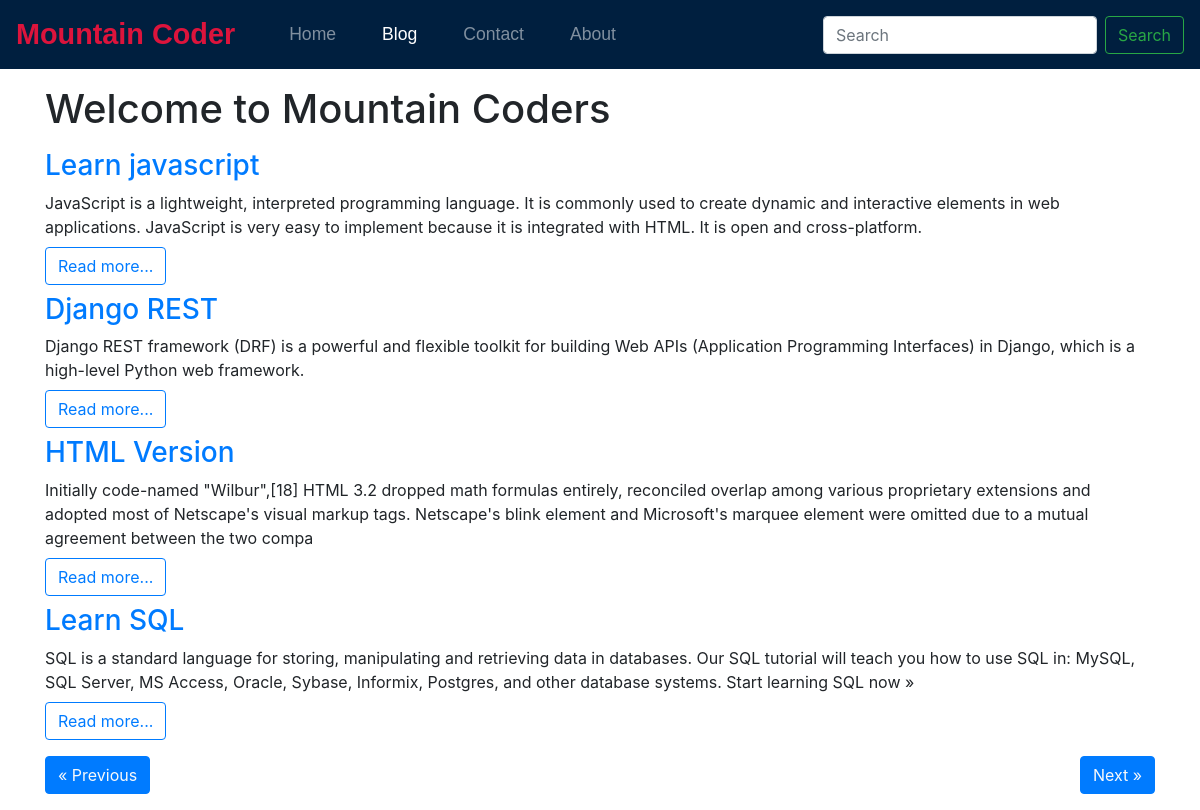
Screenshot of /blog/ with the database file from the repository.
### home/models.py (models this page shows)
class Blog(models.Model):
    sno=models.AutoField(primary_key=True)
    title=models.CharField(max_length=20)
    content = HTMLField()
    short_desc = models.CharField(max_length=400, default="")
    slug =models.CharField(max_length=20)
    time = models.DateTimeField(auto_now_add=True)

### home/views.py (the view)
# urls.py: 2. Add a URL to urlpatterns:  path('blog/', include('blog.urls'))
def blog(request):
     no_of_post=4
     page= request.GET.get('page')
     if page is None:
         page=1
     else:
         page=int(page)
     all_data = Blog.objects.all()
     all_data=all_data[(page-1)* no_of_post:no_of_post+(page-1)* no_of_post]
     prev=None
     if page>=1:
         prev=page-1
     else:
         pre=None
     nxt=None
     if page< math.ceil( Blog.objects.count()/no_of_post):
         nxt=page+1
     else:
         nxt=None
     context ={'items':all_data,'prev':prev,'nxt':nxt}
     return render(request,'blog.html',context)

### templates/blog.html (shortened to what this page needs)
{% extends "main.html" %} {% block body %}
<nav class="navbar navbar-expand-lg navbar-dark navbar-custom">
  <a class="navbar-brand" href="#">Mountain Coder</a>
  <div class="collapse navbar-collapse" id="navbarSupportedContent">
    <ul class="navbar-nav mr-auto">
      <li class="nav-item">
        <a class="nav-link" href="/home"
          >Home <span class="sr-only">(current)</span></a
        >
      </li>
      <li class="nav-item active">
        <a class="nav-link" href="/blog">Blog</a>
      </li>
      <li class="nav-item">
        <a class="nav-link" href="/contact">Contact</a>
      </li>
      <li class="nav-item">
        <a class="nav-link" href="/about">About</a>
      </li>
    </ul>
    <form action="/search" method="get" class="form-inline my-2 my-lg-0">
      <input
        class="form-control mr-sm-2"
        type="search"
        placeholder="Search"
        aria-label="Search"
      />
      <button class="btn btn-outline-success my-2 my-sm-0" type="submit">
        Search
      </button>
    </form>
  </div>
</nav>
<div class="container my-3">
  <h1 class="my-3">Welcome to Mountain Coders</h1>
  {% for item in items %}
  <div class="my-2">
    <h3 class="mt-0"><a href="/blogpost/{{item.slug}}">{{ item.title}}</a></h3>
    <div class="my-2">{{item.short_desc|slice:300}}</div>
    <a href="/blogpost/{{item.slug}}"
      ><button type="button" class="btn btn-outline-primary">Read more...</button></a
    >
  </div>
  {% endfor %}
  <div class="my-3">
    {% if prev %}
    <button type="button" class="btn btn-primary "><a href="/blog?page={{prev}}" class="text-light text_decoration-none"> &laquo; Previous</a></button>
    {% else %}
     <button type="button" class="btn btn-primary"><a class=" text-light text_decoration-focus-none"href="#"> &laquo; Previous</a></button>
    {% endif %}
    {% if nxt %}
    <button type="button" class="btn btn-primary float-right"><a class="text-light text_decoration-focus-none"href="/blog?page={{nxt}}">Next &raquo;</a></button>
    {% else %}
     <button type="button" class="btn btn-primary float-right"><a class="text-light text_decoration-focus-none"href="#"> Next &raquo;</a> </button>
    {% endif %}
  </div>
</div>
{% endblock body %}

### static/css/navbar.css (style rules this page uses)
.navbar-custom { background-color: #001f3f; }
.navbar-custom .navbar-brand { color: crimson !important; font-size: 1.8rem; font-weight: 800; font-family: 'Poppins', sans-serif; }
.navbar-custom .nav-item, .navbar-custom .nav-link { font-size: 1.1rem; font-weight: 500; font-family: 'Poppins', sans-serif; margin-left: 15px; }

### rows the page displays
Blog: title "Learn javascript", short_desc "JavaScript is a lightweight, interpreted programming language. It is commonly used to create dynamic and interactive elements in web applications. JavaScript is very easy to implement because it is integrated with HTML. It is open and cross-platform."
Blog: title "Django REST", short_desc "Django REST framework (DRF) is a powerful and flexible toolkit for building Web APIs (Application Programming Interfaces) in Django, which is a high-level Python web framework."
Blog: title "HTML Version", short_desc "Initially code-named \"Wilbur\",[18] HTML 3.2 dropped math formulas entirely, reconciled overlap among various proprietary extensions and adopted most of Netscape's visual markup tags. Netscape's blink element and Microsoft's marquee element were omitted due to a mutual agreement between the two compa"
Blog: title "Learn SQL", short_desc "SQL is a standard language for storing, manipulating and retrieving data in databases. Our SQL tutorial will teach you how to use SQL in: MySQL, SQL Server, MS Access, Oracle, Sybase, Informix, Postgres, and other database systems. Start learning SQL now »"
